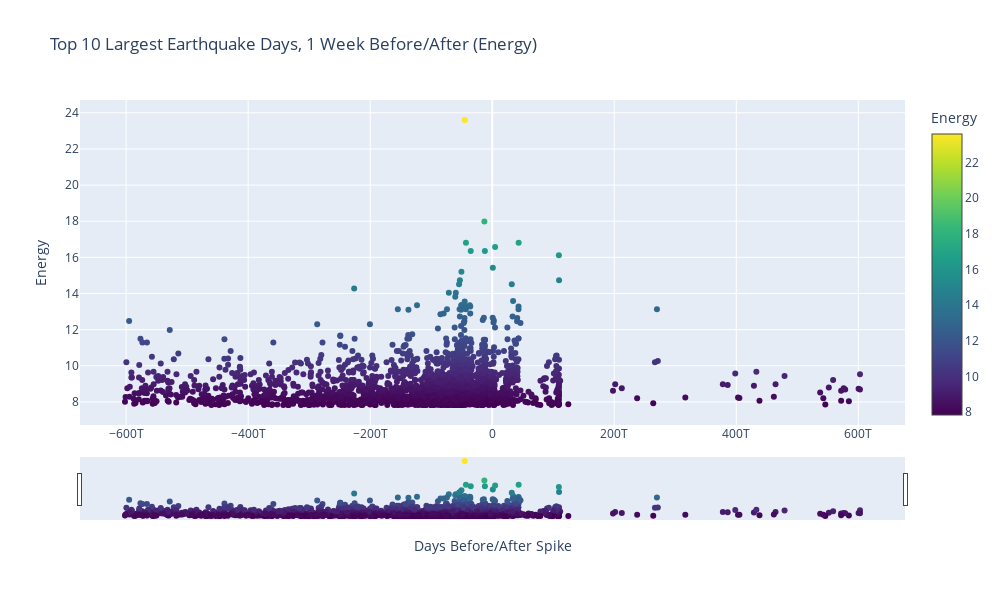

Notebook cell for this chart:
### Code cell
fig = go.Figure()

scatter = go.Scatter(
    x=filtered_data_df['time_until_large_value'],
    y=filtered_data_df['energy'],
    mode='markers',
    marker=dict(
        size=6,  # Set an appropriate marker size
        color=filtered_data_df['energy'],
        colorscale='Viridis',
        colorbar=dict(title='Energy'),
    ),
    text=filtered_data_df['time'],  # You can customize the hover text as needed
)

fig.add_trace(scatter)

fig.update_layout(
    title='Top 10 Largest Earthquake Days, 1 Week Before/After (Energy)',
    xaxis=dict(title='Days Before/After Spike'),
    yaxis=dict(title='Energy'),
    width=1000,
    height=600,
)

# Add interactivity
fig.update_xaxes(rangeslider_visible=True)
fig.update_layout(dragmode='pan')

fig.show()

### Figure 1 — Plotly figure (JSON) as saved in the notebook; plotly's stock layout.template omitted (floating-point values rounded to 4 significant figures; data arrays with more than 128 entries replaced by an {"elided": "..."} marker saying what was removed)
{"data": [{"marker": {"color": {"elided": "2360 float values"}, "colorbar": {"title": {"text": "Energy"}}, "colorscale": [[0, "#440154"], [0.1111, "#482878"], [0.2222, "#3e4989"], [0.3333, "#31688e"], [0.4444, "#26828e"], [0.5556, "#1f9e89"], [0.6667, "#35b779"], [0.7778, "#6ece58"], [0.8889, "#b5de2b"], [1, "#fde725"]], "size": 6}, "mode": "markers", "text": {"elided": "2360 str values"}, "type": "scatter", "x": {"elided": "2360 int values"}, "y": {"elided": "2360 float values"}}], "layout": {"dragmode": "pan", "height": 600, "title": {"text": "Top 10 Largest Earthquake Days, 1 Week Before/After (Energy)"}, "width": 1000, "xaxis": {"rangeslider": {"visible": true}, "title": {"text": "Days Before/After Spike"}}, "yaxis": {"title": {"text": "Energy"}}}}
